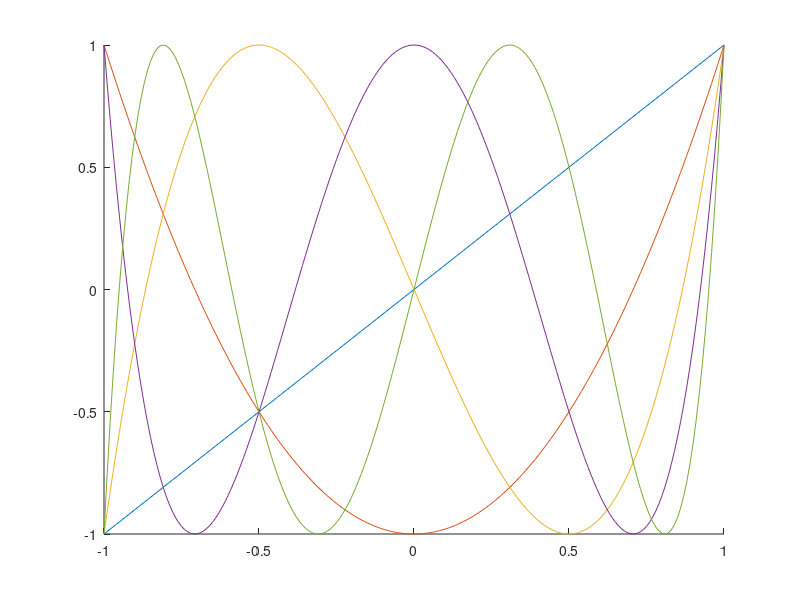

This figure's MATLAB source:
figure(1)
hold on
x = -1:0.01:1;

t0 = 1;
t1 = x;
tn = 2.*x.*t1 - t0

function p = T(n)
    x = -1:0.01:1;
    if n==0
        p = 1;
    elseif n==1
        p = x;
    else 
        p = 2.*x.*T(n-1) - T(n-2);
    end
end


for n=1:5
    plot(x,T(n))
end

